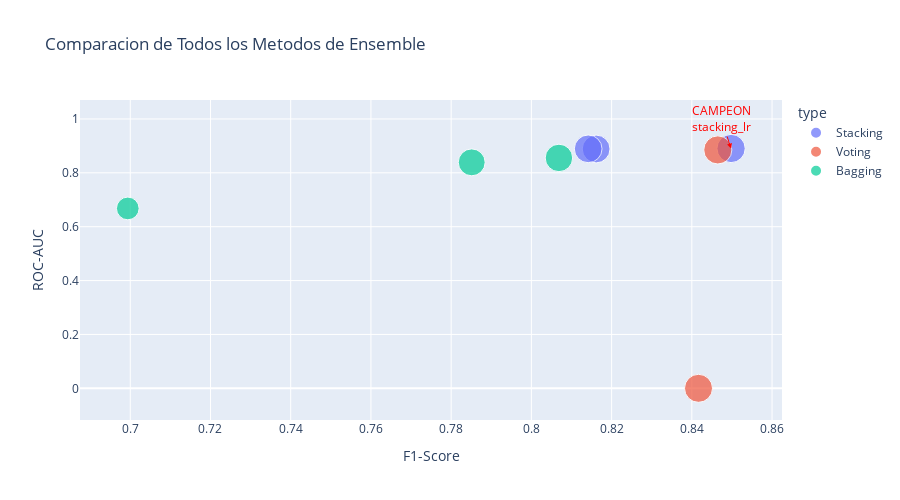

Here is the notebook cell this chart was saved with:
### Code cell
# Visualizar la comparacion de todos los ensembles
fig = px.scatter(
    ensemble_df,
    x='f1_score',
    y='roc_auc',
    color='type',
    size='accuracy',
    hover_data=['name'],
    title="Comparacion de Todos los Metodos de Ensemble",
    labels={'f1_score': 'F1-Score', 'roc_auc': 'ROC-AUC'},
    height=500
)

# Añadir anotacion para el campeon
fig.add_annotation(
    x=champion_ensemble['f1_score'],
    y=champion_ensemble['roc_auc'],
    text=f"CAMPEON<br>{champion_ensemble['name']}",
    showarrow=True,
    arrowhead=2,
    arrowcolor="red",
    font=dict(color="red", size=12)
)

fig.show()

print("El grafico muestra la posicion de cada ensemble en terminos de F1-Score y ROC-AUC.")
print("El tamaño de los puntos representa la precision (accuracy).")

### Figure 1 — Plotly figure (JSON) as saved in the notebook; plotly's stock layout.template omitted (floating-point values rounded to 4 significant figures)
{"data": [{"customdata": [["stacking_lr"], ["stacking_xgb"], ["stacking_rf"]], "hovertemplate": "type=Stacking<br>F1-Score=%{x}<br>ROC-AUC=%{y}<br>accuracy=%{marker.size}<br>name=%{customdata[0]}<extra></extra>", "legendgroup": "Stacking", "marker": {"color": "#636efa", "size": [0.8349, 0.8066, 0.8019], "sizemode": "area", "sizeref": 0.002087, "symbol": "circle"}, "mode": "markers", "name": "Stacking", "orientation": "v", "showlegend": true, "type": "scatter", "x": [0.8498, 0.8161, 0.8142], "xaxis": "x", "y": [0.8903, 0.8885, 0.889], "yaxis": "y"}, {"customdata": [["voting_soft"], ["voting_hard"]], "hovertemplate": "type=Voting<br>F1-Score=%{x}<br>ROC-AUC=%{y}<br>accuracy=%{marker.size}<br>name=%{customdata[0]}<extra></extra>", "legendgroup": "Voting", "marker": {"color": "#EF553B", "size": [0.8255, 0.8208], "sizemode": "area", "sizeref": 0.002087, "symbol": "circle"}, "mode": "markers", "name": "Voting", "orientation": "v", "showlegend": true, "type": "scatter", "x": [0.8465, 0.8417], "xaxis": "x", "y": [0.885, 0.0], "yaxis": "y"}, {"customdata": [["bagging_lr"], ["bagging_dt"], ["bagging_svm"]], "hovertemplate": "type=Bagging<br>F1-Score=%{x}<br>ROC-AUC=%{y}<br>accuracy=%{marker.size}<br>name=%{customdata[0]}<extra></extra>", "legendgroup": "Bagging", "marker": {"color": "#00cc96", "size": [0.7877, 0.7547, 0.5377], "sizemode": "area", "sizeref": 0.002087, "symbol": "circle"}, "mode": "markers", "name": "Bagging", "orientation": "v", "showlegend": true, "type": "scatter", "x": [0.8069, 0.7851, 0.6994], "xaxis": "x", "y": [0.8552, 0.8389, 0.6677], "yaxis": "y"}], "layout": {"annotations": [{"arrowcolor": "red", "arrowhead": 2, "font": {"color": "red", "size": 12}, "showarrow": true, "text": "CAMPEON<br>stacking_lr", "x": 0.8498, "y": 0.8903}], "height": 500, "legend": {"itemsizing": "constant", "title": {"text": "type"}, "tracegroupgap": 0}, "title": {"text": "Comparacion de Todos los Metodos de Ensemble"}, "xaxis": {"anchor": "y", "domain": [0, 1], "title": {"text": "F1-Score"}}, "yaxis": {"anchor": "x", "domain": [0, 1], "title": {"text": "ROC-AUC"}}}}
